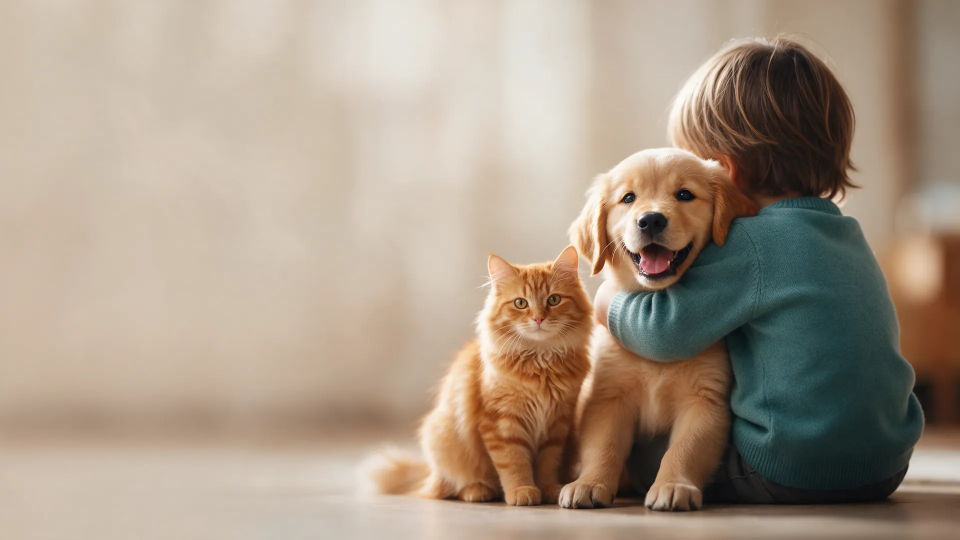
#> input picture assets/abertura.webp, 1920 x 1080 px, given in place of logo.png, which was not available (shown at 1/2 size)
$ python update_logo_assets.py
#> lines starting #> are read from the running program, lines starting #| are printed output that depends on the picture; after the words box and inside, x2 and y2 are one past the last pixel; in counts of white or black regions, pixels touching at a corner belong together; pictures that were not available may be replaced by others from this repository, and a replacement may not be noted
from PIL import Image

def crop_with_padding(path, pad_frac=0.03):
#> called with path = 'assets/source/logo.png', pad_frac = 0.03
    im = Image.open(path).convert("RGBA")
    bbox = im.getbbox()
#> bbox = (0, 0, 1920, 1080)
    l, t, r, b = bbox
#> l = 0; t = 0; r = 1920; b = 1080
    w, h = r - l, b - t
#> w = 1920; h = 1080
    pad = int(max(w, h) * pad_frac)
#> pad = 57
    l2 = max(0, l - pad)
#> l2 = 0
    t2 = max(0, t - pad)
#> t2 = 0
    r2 = min(im.width, r + pad)
#> r2 = 1920
    b2 = min(im.height, b + pad)
#> b2 = 1080
    return im.crop((l2, t2, r2, b2))

# ---------- 1/2: logo.webp (header + footer), max 400px width ----------
full = crop_with_padding("assets/source/logo.png", pad_frac=0.03)
target_w = 400
target_h = int(full.height * (target_w / full.width))
#> target_h = 225
logo = full.resize((target_w, target_h), Image.LANCZOS)
logo.save("assets/logo.webp", quality=92, lossless=False, method=6)
print("logo.webp", logo.size)
#| logo.webp (400, 225)

# ---------- 3: favicon from logo-icone.png ----------
icon = crop_with_padding("assets/source/logo-icone.png", pad_frac=0.04)
#> call 2 of crop_with_padding, with path = 'assets/source/logo-icone.png', pad_frac = 0.04
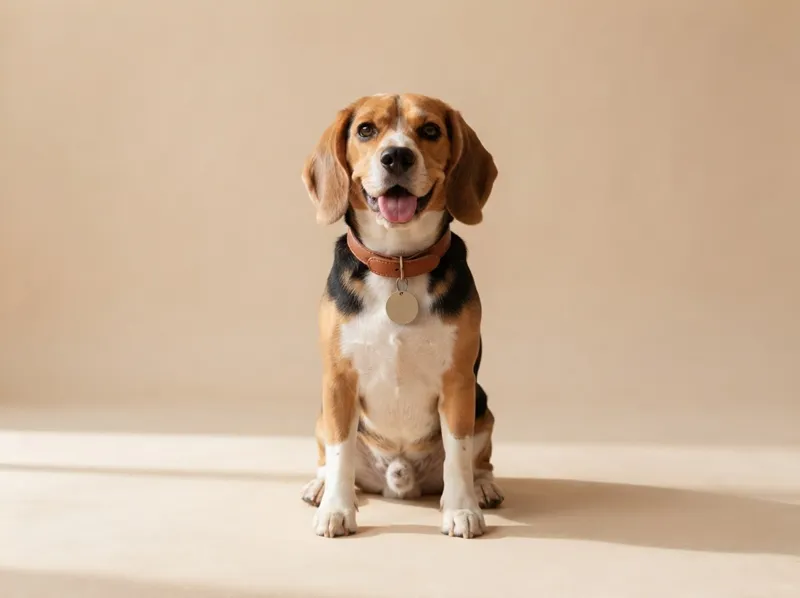
#> input picture assets/acessorios.webp, 800 x 598 px, given in place of logo-icone.png, which was not available
#> in crop_with_padding (call 2), `bbox = im.getbbox()`: bbox = (0, 0, 800, 598)
#> in crop_with_padding (call 2), `l, t, r, b = bbox`: r = 800; b = 598
#> in crop_with_padding (call 2), `w, h = r - l, b - t`: w = 800; h = 598
#> in crop_with_padding (call 2), `pad = int(max(w, h) * pad_frac)`: pad = 32
#> in crop_with_padding (call 2), `r2 = min(im.width, r + pad)`: r2 = 800
#> in crop_with_padding (call 2), `b2 = min(im.height, b + pad)`: b2 = 598
side = max(icon.size)
#> side = 800
square = Image.new("RGBA", (side, side), (0, 0, 0, 0))
#> square: PIL image 800x800 RGBA; every value is 0
square.paste(icon, ((side - icon.width) // 2, (side - icon.height) // 2), icon)

# favicon.ico at 32x32
fav32 = square.resize((32, 32), Image.LANCZOS)
fav32.save("assets/favicon.ico", sizes=[(32, 32)])

# favicon-192.png
square.resize((192, 192), Image.LANCZOS).save("assets/favicon-192.png")

# apple-touch-icon.png 180x180 with cream background (no transparency allowed on iOS)
CREAM = (0xFA, 0xF3, 0xE6, 255)
apple_canvas = Image.new("RGBA", (side, side), CREAM)
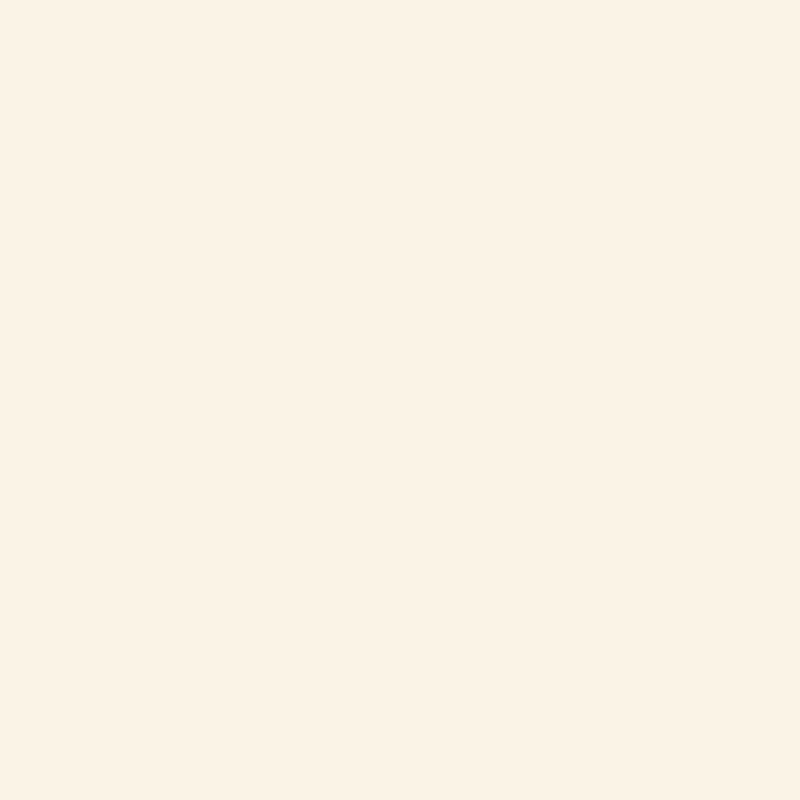
#> apple_canvas: PIL image 800x800 RGBA; mean R, G, B, A 250, 243, 230, 255
apple_canvas.paste(icon, ((side - icon.width) // 2, (side - icon.height) // 2), icon)
apple = apple_canvas.convert("RGB").resize((180, 180), Image.LANCZOS)
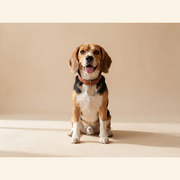
#> apple: PIL image 180x180 RGB; mean R, G, B 216.7, 195.9, 173.9
apple.save("assets/apple-touch-icon.png")

print("favicon set regenerated")

# ---------- 5: og-image with logo applied over hero ----------
hero = Image.open("assets/hero.webp").convert("RGB")
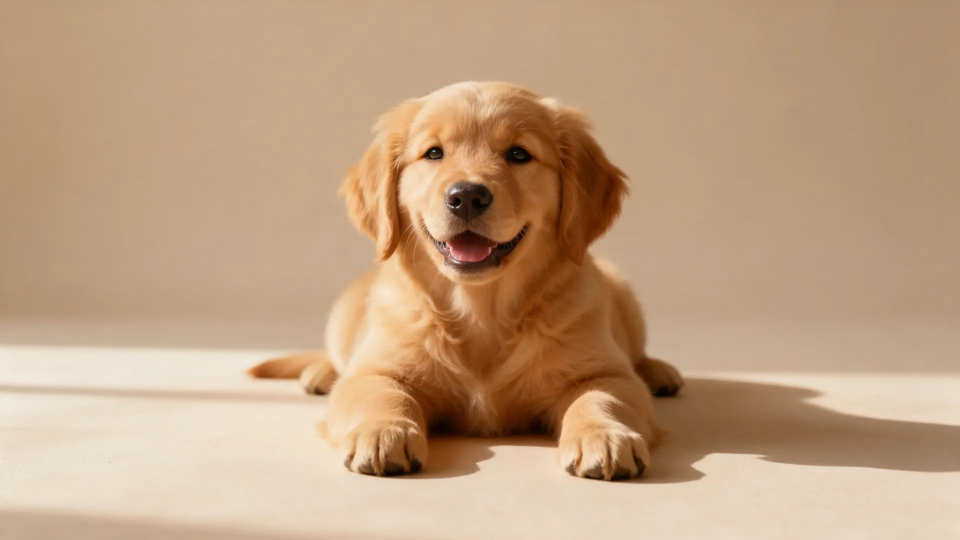
#> input picture assets/hero.webp, 1920 x 1080 px, found by its file name (shown at 1/2 size)
#> hero is the input picture: PIL image 1920x1080 RGB; mean R, G, B 191.9, 159.8, 129.2
target_w, target_h = 1200, 630
sw, sh = hero.size
#> sw = 1920; sh = 1080
scale = max(target_w / sw, target_h / sh)
#> scale = 0.625
nw, nh = int(sw * scale) + 1, int(sh * scale) + 1
#> nw = 1201; nh = 676
hero_r = hero.resize((nw, nh), Image.LANCZOS)
left = (nw - target_w) // 2
#> left = 0
top = (nh - target_h) // 2
#> top = 23
og = hero_r.crop((left, top, left + target_w, top + target_h)).convert("RGBA")

# Place logo (with a soft cream card behind it for legibility) bottom-left
logo_og_w = 260
logo_og_h = int(full.height * (logo_og_w / full.width))
#> logo_og_h = 146
logo_og = full.resize((logo_og_w, logo_og_h), Image.LANCZOS)

pad = 24
card_w, card_h = logo_og_w + pad * 2, logo_og_h + pad * 2
#> card_w = 308; card_h = 194
card = Image.new("RGBA", (card_w, card_h), (0xFA, 0xF3, 0xE6, 235))
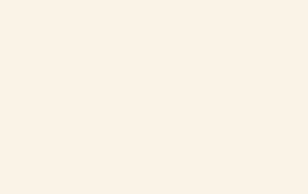
#> card: PIL image 308x194 RGBA; mean R, G, B, A 250, 243, 230, 235; transparent parts drawn white
# rounded corners
from PIL import ImageDraw
mask = Image.new("L", (card_w, card_h), 0)
#> mask: PIL image 308x194 L; every value is 0
ImageDraw.Draw(mask).rounded_rectangle([0, 0, card_w, card_h], radius=20, fill=255)
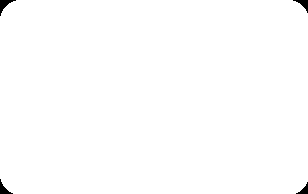
#> mask: PIL image 308x194 L; 99.5% white; 4 black regions, box (x1, y1, x2, y2) and area: (0, 0, 16, 16) 92, (293, 0, 308, 13) 76, (0, 179, 13, 194) 76, (296, 182, 308, 194) 61
card.putalpha(mask)

margin = 40
og.alpha_composite(card, (margin, target_h - card_h - margin))
og.alpha_composite(logo_og, (margin + pad, target_h - card_h - margin + pad))
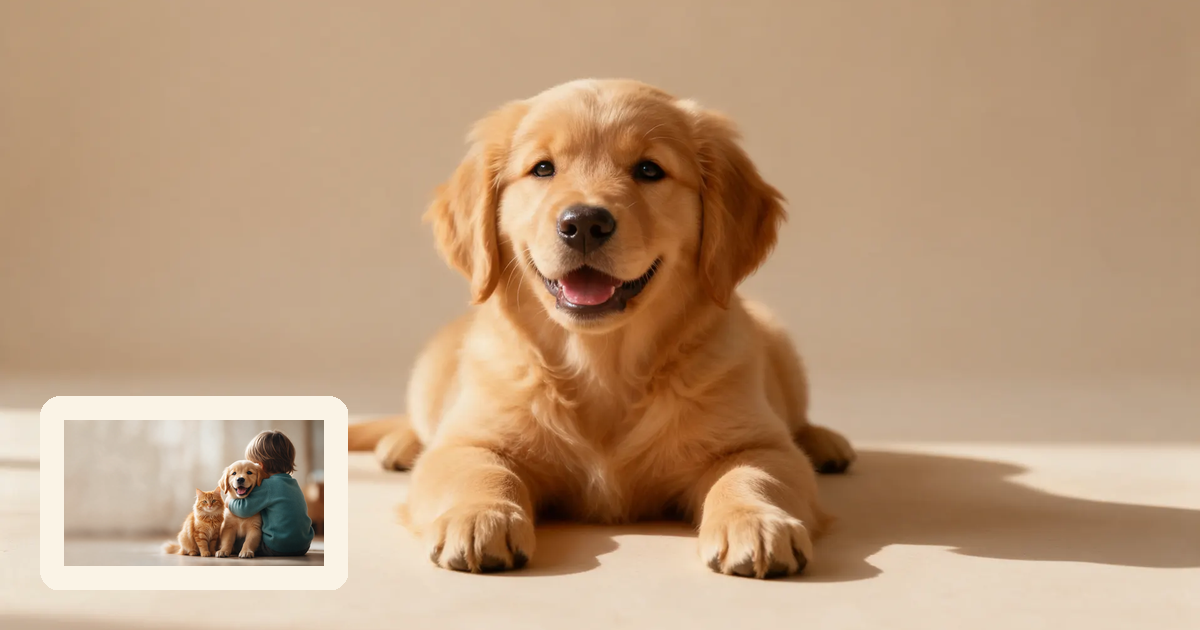
#> og: PIL image 1200x630 RGBA; mean R, G, B, A 188.3, 155.9, 125.4, 255

og.convert("RGB").save("assets/og-image.jpg", quality=88)
print("og-image.jpg updated", og.size)
#| og-image.jpg updated (1200, 630)
